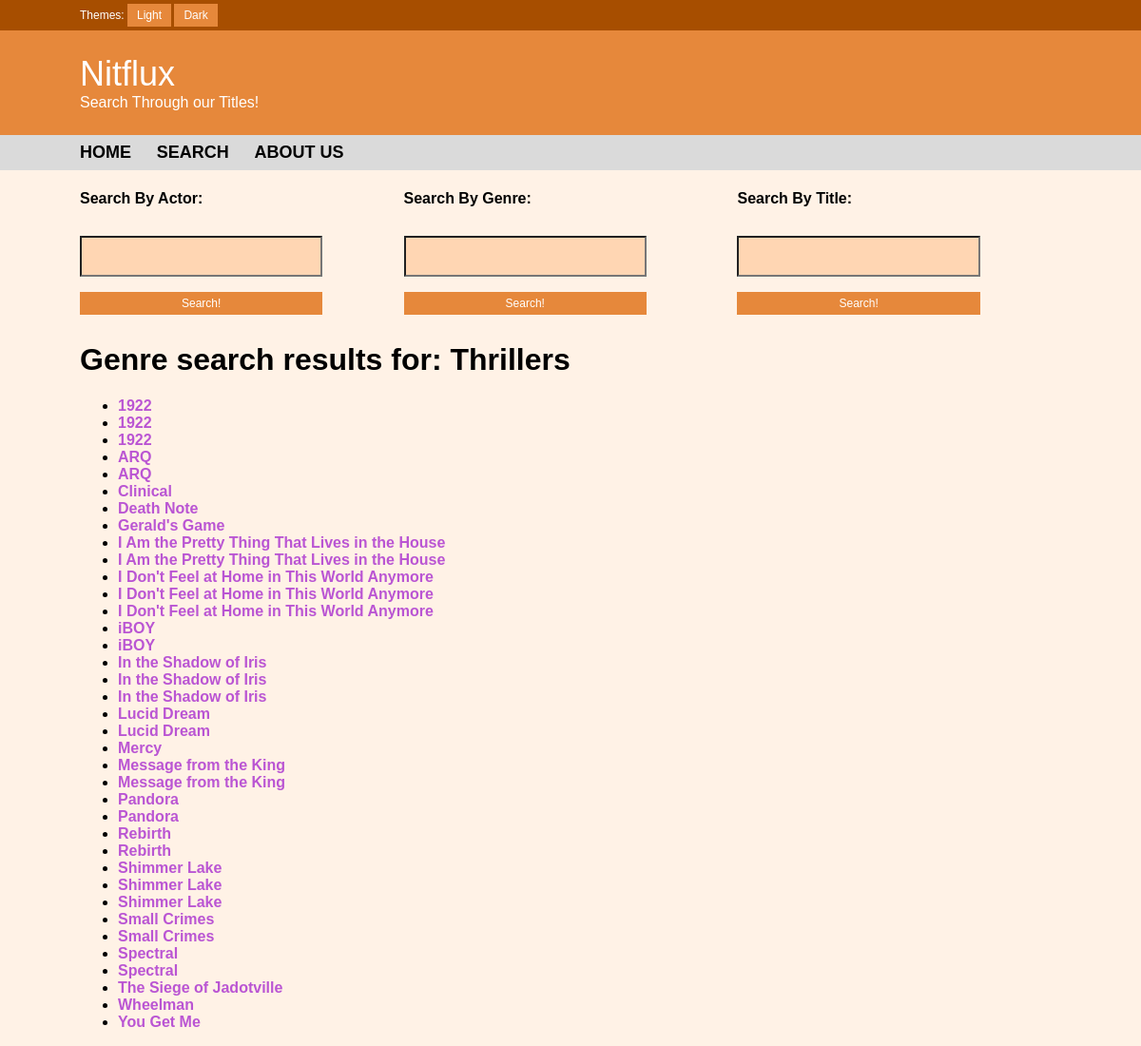
The page /search.php?genre=+Thrillers on the database its author committed.
### tables this page shows
CREATE TABLE `genres` (
  `genre` varchar(48) NOT NULL,
  `name` varchar(200) NOT NULL
);

### search.php (the view, shortened to what this page needs)
<!DOCTYPE html>
<html>
<head>
  <link rel="stylesheet" type="text/css" href="style.css">
</head>
<body onload="checkCookie()">
<div id="loginbar" class="loginbar">
  Themes:
  <button type="button" class="mybutton" onclick="switchLight()">Light</button>
  <button type="button" class="mybutton" onclick="switchDark()">Dark</button>
</div>
  <div id="titlebar" class="titlebar">
    <span style="font-size: 36px">Nitflux&nbsp;</span>
    <br>
    <span style="font-size: 16px">Search Through our Titles!</span>
</div>
<div id="menubar" class="menubar">
  <a href="./index.html" class="menulink">home</a>
  <a href="./search.php" class="menulink">search</a>
  <a href="./about.html" class="menulink">about us</a>
</div>
<div id="titles" class="main">
<div class="column-left">
<span><h4>Search By Actor:</h4>
<form action="search.php" method="GET">
  <input class="input" type="text" name="actor" >
  <br>
  <input class="mybutton" type="submit" value="Search!">
</form></div>
<div class="column-center">
<h4>Search By Genre:</h4>
<form action="search.php" method="GET">
  <input class="input" type="text" name="genre" >
  <br>
  <input class="mybutton" type="submit" value="Search!">
</form></span></div>
<div class="column-right">
<h4>Search By Title:</h4>
<form action="search.php" method="GET">
  <input class="input" type="text" name="movie" >
  <br>
  <input class="mybutton" type="submit" value="Search!">
</form></span></div>
<?php
  if(isset($_GET['actor'])) {
    echo "<h1>Actor search results for: " . $_GET['actor'] . "</h1>";
  }
  else if (isset($_GET['genre'])) {
    echo "<h1>Genre search results for: " . $_GET['genre'] . "</h1>";
  }
?>
<ul><?php
    try {
      $db = getDB();
      if(isset($_GET['actor'])) {
        $actor = addslashes($_GET['actor']);
        $sql = "SELECT name FROM actors WHERE actor LIKE '%" . $actor . "%' ORDER by name";
      }
      else if (isset($_GET['genre'])) {
        $genre = addslashes($_GET['genre']);
        $sql = "SELECT name FROM genres WHERE genre LIKE '%" . $genre . "%' ORDER by name";
      }
      $stmt = $db->query($sql);
    } catch(PDOException $e) {
      echo '{"error":{"text":'. $e->getMessage() .'}}';
    }
    foreach ($stmt as $row) {
      $movie = $row['name'];
      $urlMovie = urlencode($movie);
      echo "<li><a class=\"bloglink\" href=\"http://localhost/nitflux/entry.php?movie="
       . $urlMovie . "\">" .  $movie . "</a></li>";
    }
  ?></ul>
</div>
</body>
</html>

### style.css (style rules this page uses)
body { font-family: "Trebuchet MS", Helvetica, sans-serif; margin: 0; background-color: #fff2e6; }
.column-left { float: left; width: 33%; }
.column-right { float: right; width: 33%; }
.column-center { display: inline-block; width: 33%; }
input { width: 75%; padding: 12px 20px; margin: 8px 0; box-sizing: border-box; background-color: #ffd6b3; }
.loginbar { background-color: rgb(167, 78, 0); font-size: 12px; color: white; padding: 4px 7% 4px 7%; }
.titlebar { background-color: rgb(230, 136, 59); padding: 25px 7% 25px 7%; color: white; }
.menubar { background-color: rgb(218, 218, 218); padding: 8px 7% 8px 7%; }
.main { padding-top: 0%; margin-top: 0%; background-color: #fff2e6; box-sizing: border-box; padding-left: 7%; padding-right: 7%; }
.mybutton { background-color: rgb(230, 136, 59); border: none; color: white; text-align: center; font-size: 12px; padding: 5px 10px; }
a.menulink { color: black; text-decoration: none; font-weight: bold; text-transform: uppercase; font-size: 18px; }
a.bloglink { color: mediumorchid; text-decoration: none; font-weight: bold; font-size: 16px; }

### rows shown on the page
genres: name "1922"
genres: name "1922"
genres: name "ARQ"
genres: name "Clinical"
genres: name "Death Note"
genres: name "Gerald's Game"
genres: name "I Am the Pretty Thing That Lives in the House"
genres: name "I Don't Feel at Home in This World Anymore"
genres: name "I Don't Feel at Home in This World Anymore"
genres: name "iBOY"
genres: name "In the Shadow of Iris"
genres: name "In the Shadow of Iris"
genres: name "Lucid Dream"
genres: name "Mercy"
genres: name "Message from the King"
genres: name "Pandora"
genres: name "Rebirth"
genres: name "Shimmer Lake"
genres: name "Shimmer Lake"
genres: name "Small Crimes"
genres: name "Spectral"
genres: name "The Siege of Jadotville"
genres: name "Wheelman"
genres: name "You Get Me"

### other values the page prints
$_GET['genre'] "Thrillers"
